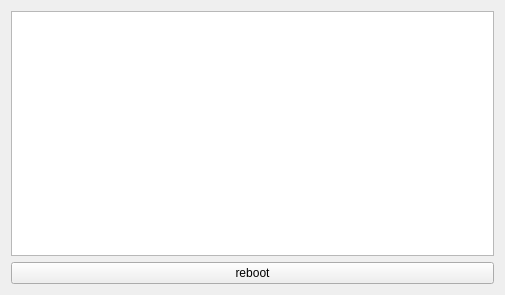
<?xml version="1.0" encoding="UTF-8"?>
<ui version="4.0">
 <class>AdcStatusWin</class>
 <widget class="QWidget" name="AdcStatusWin">
  <property name="geometry">
   <rect>
    <x>0</x>
    <y>0</y>
    <width>505</width>
    <height>295</height>
   </rect>
  </property>
  <property name="sizePolicy">
   <sizepolicy hsizetype="Expanding" vsizetype="Expanding">
    <horstretch>0</horstretch>
    <verstretch>0</verstretch>
   </sizepolicy>
  </property>
  <property name="windowTitle">
   <string>ADC log</string>
  </property>
  <layout class="QVBoxLayout" name="verticalLayout">
   <item>
    <widget class="QTextBrowser" name="textBrowser"/>
   </item>
   <item>
    <widget class="QPushButton" name="reboot_pushButton">
     <property name="text">
      <string>reboot</string>
     </property>
    </widget>
   </item>
  </layout>
 </widget>
 <resources/>
 <connections/>
</ui>
